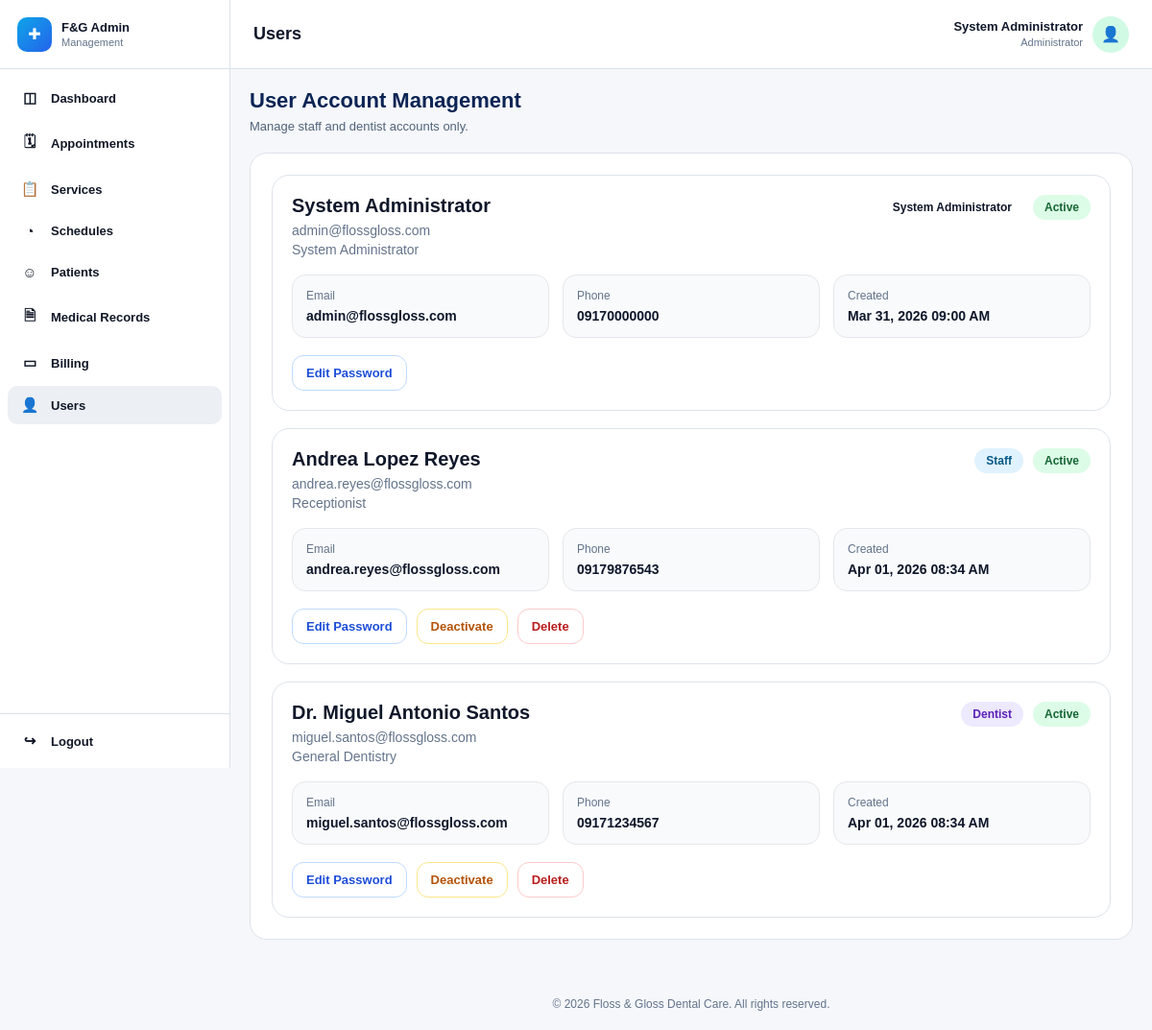
Before: /admin/manage-users.php (signed in) with the older database file.
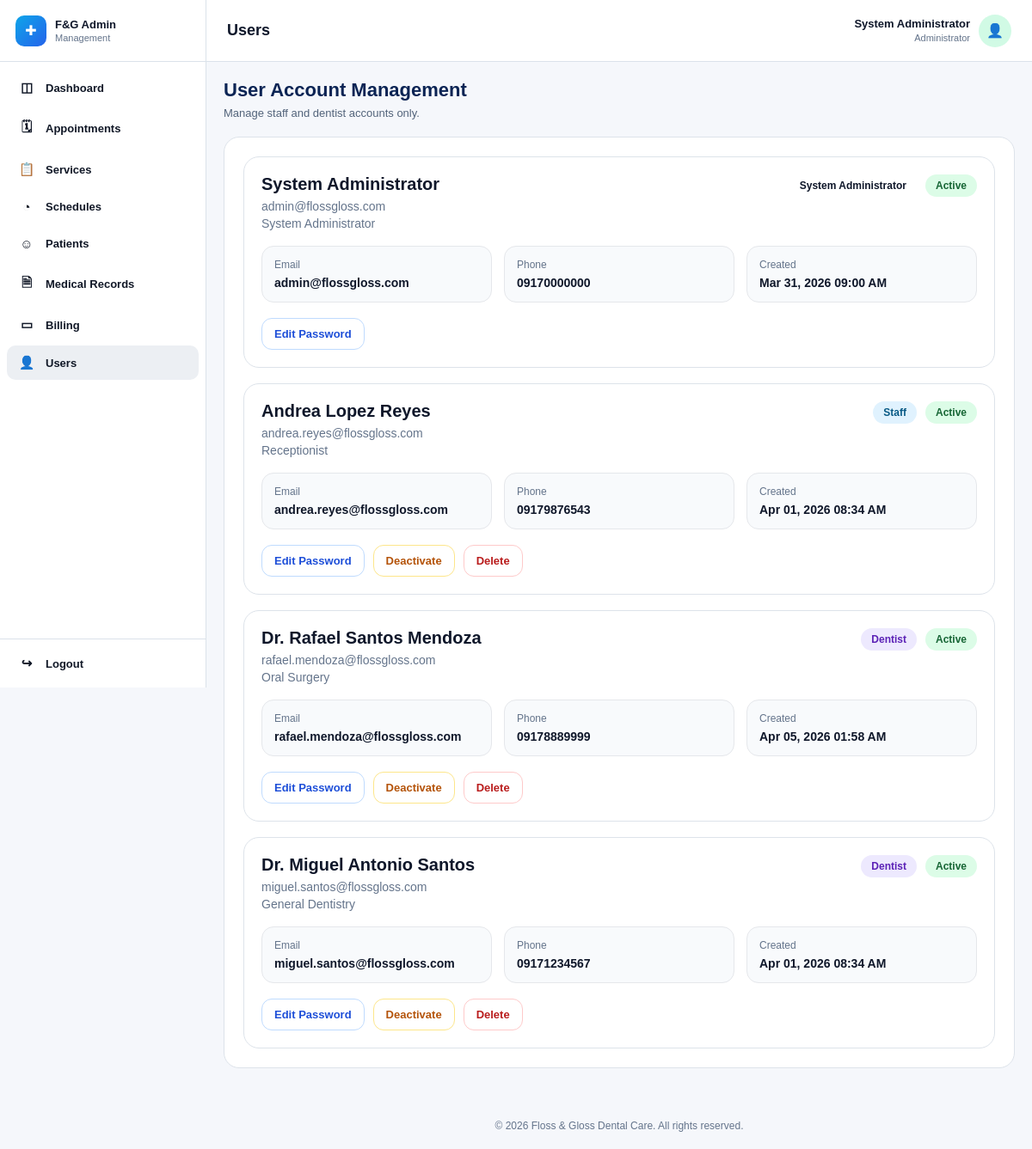
After: the same page with the newer database file.
### tables this page shows
CREATE TABLE `staff_profiles` (
  `staff_id` int(11) NOT NULL,
  `user_id` int(11) NOT NULL,
  `first_name` varchar(100) NOT NULL,
  `middle_name` varchar(100) DEFAULT NULL,
  `last_name` varchar(100) NOT NULL,
  `position` varchar(100) DEFAULT NULL,
  `created_by` int(11) DEFAULT NULL,
  `created_at` timestamp NOT NULL DEFAULT current_timestamp(),
  `updated_at` timestamp NOT NULL DEFAULT current_timestamp() ON UPDATE current_timestamp()
);

CREATE TABLE `users` (
  `user_id` int(11) NOT NULL,
  `role` enum('patient','staff','system_admin','dentist') NOT NULL,
  `email` varchar(150) NOT NULL,
  `phone` varchar(20) DEFAULT NULL,
  `password_hash` varchar(255) NOT NULL,
  `account_status` enum('active','inactive','deactivated','suspended') NOT NULL DEFAULT 'active',
  `email_verified` tinyint(1) NOT NULL DEFAULT 0,
  `created_at` timestamp NOT NULL DEFAULT current_timestamp(),
  `updated_at` timestamp NOT NULL DEFAULT current_timestamp() ON UPDATE current_timestamp()
);

CREATE TABLE `dentist_profiles` (
  `dentist_id` int(11) NOT NULL,
  `user_id` int(11) NOT NULL,
  `first_name` varchar(100) NOT NULL,
  `middle_name` varchar(100) DEFAULT NULL,
  `last_name` varchar(100) NOT NULL,
  `specialization` varchar(150) DEFAULT NULL,
  `license_number` varchar(100) DEFAULT NULL,
  `bio` text DEFAULT NULL,
  `is_active` tinyint(1) NOT NULL DEFAULT 1,
  `created_at` timestamp NOT NULL DEFAULT current_timestamp(),
  `updated_at` timestamp NOT NULL DEFAULT current_timestamp() ON UPDATE current_timestamp()
);

### admin/manage-users.php (the view, shortened to what the changed rows need)
<?php
require_once '../config/database.php';
$user_id = (int)($_SESSION['user_id'] ?? 0);
$admin_name = "System Administrator";
$admin_role = "Administrator";
$admin_sql = "
    SELECT u.role, sp.first_name, sp.last_name
    FROM users u
    LEFT JOIN staff_profiles sp ON u.user_id = sp.user_id
    WHERE u.user_id = ?
    LIMIT 1
";
$admin_stmt = mysqli_prepare($conn, $admin_sql);
if ($admin_stmt) {
    mysqli_stmt_bind_param($admin_stmt, "i", $user_id);
    mysqli_stmt_execute($admin_stmt);
    $admin_result = mysqli_stmt_get_result($admin_stmt);
    if ($admin_result && mysqli_num_rows($admin_result) > 0) {
        $admin_row = mysqli_fetch_assoc($admin_result);
        $name = trim(($admin_row['first_name'] ?? '') . ' ' . ($admin_row['last_name'] ?? ''));
        if ($name !== '') {
            $admin_name = $name;
        }
    }
}
$users = [];
$users_sql = "
    SELECT
        u.user_id,
        u.role,
        u.email,
        u.phone,
        u.account_status,
        u.created_at,
        dp.first_name AS dentist_first_name,
        dp.middle_name AS dentist_middle_name,
        dp.last_name AS dentist_last_name,
        dp.specialization,
        sp.first_name AS staff_first_name,
        sp.middle_name AS staff_middle_name,
        sp.last_name AS staff_last_name,
        sp.position
    FROM users u
    LEFT JOIN dentist_profiles dp ON u.user_id = dp.user_id
    LEFT JOIN staff_profiles sp ON u.user_id = sp.user_id
    WHERE u.role IN ('system_admin', 'staff', 'dentist')
    ORDER BY
        CASE
            WHEN u.role = 'system_admin' THEN 1
            WHEN u.role = 'staff' THEN 2
            WHEN u.role = 'dentist' THEN 3
            ELSE 4
        END,
        u.created_at DESC,
        u.user_id DESC
";
$users_result = mysqli_query($conn, $users_sql);
if ($users_result) {
    while ($row = mysqli_fetch_assoc($users_result)) {
        if (($row['role'] ?? '') === 'dentist') {
            $full_name = trim(
                ($row['dentist_first_name'] ?? '') . ' ' .
                ($row['dentist_middle_name'] ?? '') . ' ' .
                ($row['dentist_last_name'] ?? '')
            );
            $display_name = $full_name !== ''
                ? 'Dr. ' . preg_replace('/\s+/', ' ', trim($full_name))
                : 'Unknown Dentist';
            $extra_info = !empty($row['specialization'])
                ? $row['specialization']
                : 'General Dentistry';
        } else {
            $full_name = trim(
                ($row['staff_first_name'] ?? '') . ' ' .
                ($row['staff_middle_name'] ?? '') . ' ' .
                ($row['staff_last_name'] ?? '')
            );
            if (($row['role'] ?? '') === 'system_admin') {
                $display_name = $full_name !== ''
                    ? preg_replace('/\s+/', ' ', trim($full_name))
                    : 'System Administrator';
                $extra_info = !empty($row['position'])
                    ? $row['position']
                    : 'System Administrator';
            } else {
                $display_name = $full_name !== ''
                    ? preg_replace('/\s+/', ' ', trim($full_name))
                    : 'Unknown Staff';
                $extra_info = !empty($row['position'])
                    ? $row['position']
                    : 'Clinic Staff';
            }
        }
        $row['display_name'] = $display_name;
        $row['extra_info'] = $extra_info;
        $row['is_current_user'] = ((int)$row['user_id'] === $user_id);
        $users[] = $row;
    }
}
include("../includes/admin-header.php");
include("../includes/admin-sidebar.php");
?>
<div class="main-area">
    <div class="topbar">
        <h1>Users</h1>
        <div class="admin-user">
            <div class="admin-meta">
                <strong><?php echo htmlspecialchars($admin_name); ?></strong>
                <span><?php echo htmlspecialchars($admin_role); ?></span>
            </div>
        </div>
    </div>
    <div class="content">
        <div class="page-top">
            <h2>User Account Management</h2>
        </div>
        <section class="panel">
            <div class="users-list">
                <?php if (!empty($users)): ?>
                    <?php foreach ($users as $row): ?>
                        <?php
                            $is_active = ($row['account_status'] === 'active');
                            $toggle_label = $is_active ? 'Deactivate' : 'Activate';
                            $toggle_confirm = $is_active
                                ? 'Deactivate this user account?'
                                : 'Activate this user account?';
                        ?>
                        <div class="user-card">
                            <div class="user-head">
                                <div>
                                    <div class="user-name"><?php echo htmlspecialchars($row['display_name']); ?></div>
                                    <div class="user-meta">
                                        <span><?php echo htmlspecialchars($row['email']); ?></span>
                                        <span><?php echo htmlspecialchars($row['extra_info']); ?></span>
                                    </div>
                                </div>
                                <div style="display:flex; gap:10px; flex-wrap:wrap;">
                                    <?php
                                    $role_label = ucfirst($row['role']);
                                    if ($row['role'] === 'system_admin') {
                                        $role_label = 'System Administrator';
                                    }
                                    ?>
                                    <span class="role-pill <?php echo htmlspecialchars($row['role']); ?>">
                                        <?php echo htmlspecialchars($role_label); ?>
                                    </span>
                                    <span class="status-pill <?php echo htmlspecialchars($row['account_status']); ?>">
                                        <?php echo htmlspecialchars(ucfirst($row['account_status'])); ?>
                                    </span>
                                </div>
                            </div>
                            <div class="user-info-grid">
                                <div class="info-box">
                                    <div class="label">Email</div>
                                    <div class="value"><?php echo htmlspecialchars($row['email'] ?: 'N/A'); ?></div>
                                </div>
                                <div class="info-box">
                                    <div class="label">Phone</div>
                                    <div class="value"><?php echo htmlspecialchars($row['phone'] ?: 'N/A'); ?></div>
                                </div>
                                <div class="info-box">
                                    <div class="label">Created</div>
                                    <div class="value">
                                        <?php
                                        echo !empty($row['created_at'])
                                            ? htmlspecialchars(date('M d, Y h:i A', strtotime($row['created_at'])))
                                            : 'N/A';
                                        ?>
                                    </div>
                                </div>
                            </div>
                            <div class="user-actions">
                                <button
                                    type="button"
                                    class="btn-primary"
                                    onclick="togglePasswordForm(<?php echo (int)$row['user_id']; ?>)"
                                >
                                    Edit Password
                                </button>
                                <?php if (empty($row['is_current_user'])): ?>
                                    <form method="POST" onsubmit="return confirm('<?php echo htmlspecialchars($toggle_confirm, ENT_QUOTES); ?>');">
                                        <button type="submit" class="btn-warning"><?php echo htmlspecialchars($toggle_label); ?></button>
                                    </form>
                                    <form method="POST" onsubmit="return confirm('Delete this user account? This will also remove the linked profile.');">
                                        <button type="submit" class="btn-danger">Delete</button>
                                    </form>
                                <?php endif; ?>
                            </div>
                        </div>
                    <?php endforeach; ?>
                <?php else: ?>
                    <div class="empty-state">No user accounts found.</div>
                <?php endif; ?>
            </div>
        </section>
        <?php include("../includes/admin-footer.php"); ?>

Changed rows visible on the page:
added dentist_profiles: display_name "Dr. Rafael Santos Mendoza", user.email "rafael.mendoza@flossgloss.com", specialization "Oral Surgery", user.role "Dentist", user.account_status "Active", user.phone "09178889999", user.created_at "Apr 05, 2026 01:58 AM", user.account_status "Deactivate"
